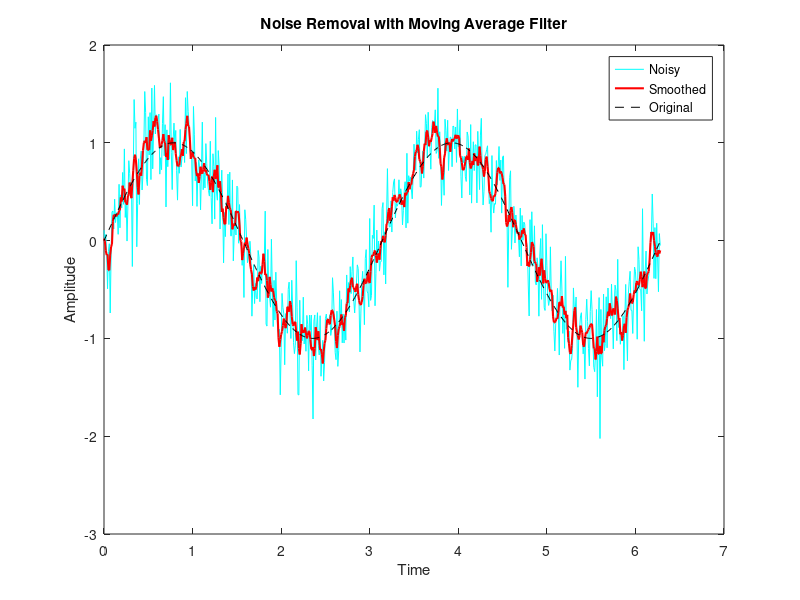

Write MATLAB code to recreate this figure.
%% Double every number in a vector jjjjjjjjjjjjjjjjjjjj
nums = [1 2 3 4 5];
doubled = nums * 2;
disp(doubled)
%% %% Plot y = x^2
x = -5:5;
y = x.^2;
plot(x, y, 'o-')
title('y = x^2')
xlabel('x'), ylabel('y')
%% Coin toss
outcome = randi([0 1]);  % 0 = tails, 1 = heads

if outcome == 1
    disp('Heads')
else
    disp('Tails')
end
%% %% Pass / fail check
score = 62;

if score >= 50
    disp('Pass')
else
    disp('Fail')
end
%% %% Matrix multiplication
A = [1 2; 3 4];
B = [5 6; 7 8];
C = A * B;
disp(C)
%% %% Play a 440 Hz tone (A note) for 1 second
fs = 8000;              %% sampling rate
t = 0:1/fs:1;           %% Time vector
y = sin(2*pi*440*t);    %% Sine Wave
sound(y, fs)
%% %% Simple signal processing: noise removal
t = 0:0.01:2*pi;             % time axis
signal = sin(2*t);           % clean signal
noise = 0.3*randn(size(t));  % random noise
noisy_signal = signal + noise;

% Moving average filter (window length = 5 samples)
window = ones(1,5)/5;
smoothed_signal = conv(noisy_signal, window, 'same');

% Plot
plot(t, noisy_signal, 'c', 'DisplayName', 'Noisy')
hold on
plot(t, smoothed_signal, 'r', 'LineWidth', 1.5, 'DisplayName', 'Smoothed')
plot(t, signal, 'k--', 'DisplayName', 'Original')
hold off

legend, xlabel('Time'), ylabel('Amplitude')
title('Noise Removal with Moving Average Filter')
